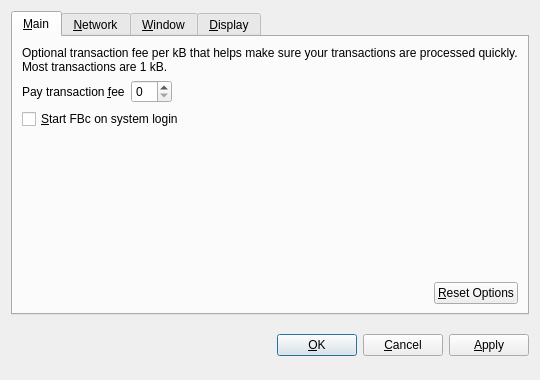
<?xml version="1.0" encoding="UTF-8"?>
<ui version="4.0">
 <class>OptionsDialog</class>
 <widget class="QDialog" name="OptionsDialog">
  <property name="geometry">
   <rect>
    <x>0</x>
    <y>0</y>
    <width>540</width>
    <height>380</height>
   </rect>
  </property>
  <property name="windowTitle">
   <string>Options</string>
  </property>
  <property name="modal">
   <bool>true</bool>
  </property>
  <layout class="QVBoxLayout" name="verticalLayout">
   <item>
    <widget class="QTabWidget" name="tabWidget">
     <property name="tabPosition">
      <enum>QTabWidget::North</enum>
     </property>
     <property name="currentIndex">
      <number>0</number>
     </property>
     <widget class="QWidget" name="tabMain">
      <attribute name="title">
       <string>&amp;Main</string>
      </attribute>
      <layout class="QVBoxLayout" name="verticalLayout_Main">
       <item>
        <widget class="QLabel" name="transactionFeeInfoLabel">
         <property name="text">
          <string>Optional transaction fee per kB that helps make sure your transactions are processed quickly. Most transactions are 1 kB.</string>
         </property>
         <property name="textFormat">
          <enum>Qt::PlainText</enum>
         </property>
         <property name="wordWrap">
          <bool>true</bool>
         </property>
        </widget>
       </item>
       <item>
        <layout class="QHBoxLayout" name="horizontalLayout_1_Main">
         <item>
          <widget class="QLabel" name="transactionFeeLabel">
           <property name="text">
            <string>Pay transaction &amp;fee</string>
           </property>
           <property name="textFormat">
            <enum>Qt::PlainText</enum>
           </property>
           <property name="buddy">
            <cstring>transactionFee</cstring>
           </property>
          </widget>
         </item>
         <item>
          <widget class="BitcoinAmountField" name="transactionFee"/>
         </item>
         <item>
          <spacer name="horizontalSpacer_1_Main">
           <property name="orientation">
            <enum>Qt::Horizontal</enum>
           </property>
           <property name="sizeHint" stdset="0">
            <size>
             <width>40</width>
             <height>20</height>
            </size>
           </property>
          </spacer>
         </item>
        </layout>
       </item>
       <item>
        <widget class="QCheckBox" name="bitcoinAtStartup">
         <property name="toolTip">
          <string>Automatically start FBc after logging in to the system.</string>
         </property>
         <property name="text">
          <string>&amp;Start FBc on system login</string>
         </property>
        </widget>
       </item>
       <item>
        <spacer name="verticalSpacer_Main">
         <property name="orientation">
          <enum>Qt::Vertical</enum>
         </property>
         <property name="sizeHint" stdset="0">
          <size>
           <width>20</width>
           <height>40</height>
          </size>
         </property>
        </spacer>
       </item>
       <item>
        <layout class="QHBoxLayout" name="horizontalLayout_2_Main">
         <item>
          <spacer name="horizontalSpacer_2_Main">
           <property name="orientation">
            <enum>Qt::Horizontal</enum>
           </property>
           <property name="sizeHint" stdset="0">
            <size>
             <width>40</width>
             <height>20</height>
            </size>
           </property>
          </spacer>
         </item>
         <item>
          <widget class="QPushButton" name="resetButton">
           <property name="toolTip">
            <string>Reset all client options to default.</string>
           </property>
           <property name="text">
            <string>&amp;Reset Options</string>
           </property>
           <property name="autoDefault">
            <bool>false</bool>
           </property>
          </widget>
         </item>
        </layout>
       </item>
      </layout>
     </widget>
     <widget class="QWidget" name="tabNetwork">
      <attribute name="title">
       <string>&amp;Network</string>
      </attribute>
      <layout class="QVBoxLayout" name="verticalLayout_Network">
       <item>
        <widget class="QCheckBox" name="mapPortUpnp">
         <property name="toolTip">
          <string>Automatically open the FBc client port on the router. This only works when your router supports UPnP and it is enabled.</string>
         </property>
         <property name="text">
          <string>Map port using &amp;UPnP</string>
         </property>
        </widget>
       </item>
       <item>
        <widget class="QCheckBox" name="connectSocks">
         <property name="toolTip">
          <string>Connect to the FBc network through a SOCKS proxy (e.g. when connecting through Tor).</string>
         </property>
         <property name="text">
          <string>&amp;Connect through SOCKS proxy:</string>
         </property>
        </widget>
       </item>
       <item>
        <layout class="QHBoxLayout" name="horizontalLayout_Network">
         <item>
          <widget class="QLabel" name="proxyIpLabel">
           <property name="text">
            <string>Proxy &amp;IP:</string>
           </property>
           <property name="textFormat">
            <enum>Qt::PlainText</enum>
           </property>
           <property name="buddy">
            <cstring>proxyIp</cstring>
           </property>
          </widget>
         </item>
         <item>
          <widget class="QValidatedLineEdit" name="proxyIp">
           <property name="maximumSize">
            <size>
             <width>140</width>
             <height>16777215</height>
            </size>
           </property>
           <property name="toolTip">
            <string>IP address of the proxy (e.g. 127.0.0.1)</string>
           </property>
          </widget>
         </item>
         <item>
          <widget class="QLabel" name="proxyPortLabel">
           <property name="text">
            <string>&amp;Port:</string>
           </property>
           <property name="textFormat">
            <enum>Qt::PlainText</enum>
           </property>
           <property name="buddy">
            <cstring>proxyPort</cstring>
           </property>
          </widget>
         </item>
         <item>
          <widget class="QLineEdit" name="proxyPort">
           <property name="maximumSize">
            <size>
             <width>55</width>
             <height>16777215</height>
            </size>
           </property>
           <property name="toolTip">
            <string>Port of the proxy (e.g. 9050)</string>
           </property>
          </widget>
         </item>
         <item>
          <widget class="QLabel" name="socksVersionLabel">
           <property name="text">
            <string>SOCKS &amp;Version:</string>
           </property>
           <property name="textFormat">
            <enum>Qt::PlainText</enum>
           </property>
           <property name="buddy">
            <cstring>socksVersion</cstring>
           </property>
          </widget>
         </item>
         <item>
          <widget class="QValueComboBox" name="socksVersion">
           <property name="toolTip">
            <string>SOCKS version of the proxy (e.g. 5)</string>
           </property>
          </widget>
         </item>
         <item>
          <spacer name="horizontalSpacer_Network">
           <property name="orientation">
            <enum>Qt::Horizontal</enum>
           </property>
           <property name="sizeHint" stdset="0">
            <size>
             <width>40</width>
             <height>20</height>
            </size>
           </property>
          </spacer>
         </item>
        </layout>
       </item>
       <item>
        <spacer name="verticalSpacer_Network">
         <property name="orientation">
          <enum>Qt::Vertical</enum>
         </property>
         <property name="sizeHint" stdset="0">
          <size>
           <width>20</width>
           <height>40</height>
          </size>
         </property>
        </spacer>
       </item>
      </layout>
     </widget>
     <widget class="QWidget" name="tabWindow">
      <attribute name="title">
       <string>&amp;Window</string>
      </attribute>
      <layout class="QVBoxLayout" name="verticalLayout_Window">
       <item>
        <widget class="QCheckBox" name="minimizeToTray">
         <property name="toolTip">
          <string>Show only a tray icon after minimizing the window.</string>
         </property>
         <property name="text">
          <string>&amp;Minimize to the tray instead of the taskbar</string>
         </property>
        </widget>
       </item>
       <item>
        <widget class="QCheckBox" name="minimizeOnClose">
         <property name="toolTip">
          <string>Minimize instead of exit the application when the window is closed. When this option is enabled, the application will be closed only after selecting Quit in the menu.</string>
         </property>
         <property name="text">
          <string>M&amp;inimize on close</string>
         </property>
        </widget>
       </item>
       <item>
        <spacer name="verticalSpacer_Window">
         <property name="orientation">
          <enum>Qt::Vertical</enum>
         </property>
         <property name="sizeHint" stdset="0">
          <size>
           <width>20</width>
           <height>40</height>
          </size>
         </property>
        </spacer>
       </item>
      </layout>
     </widget>
     <widget class="QWidget" name="tabDisplay">
      <attribute name="title">
       <string>&amp;Display</string>
      </attribute>
      <layout class="QVBoxLayout" name="verticalLayout_Display">
       <item>
        <layout class="QHBoxLayout" name="horizontalLayout_1_Display">
         <item>
          <widget class="QLabel" name="langLabel">
           <property name="text">
            <string>User Interface &amp;language:</string>
           </property>
           <property name="textFormat">
            <enum>Qt::PlainText</enum>
           </property>
           <property name="buddy">
            <cstring>lang</cstring>
           </property>
          </widget>
         </item>
         <item>
          <widget class="QValueComboBox" name="lang">
           <property name="toolTip">
            <string>The user interface language can be set here. This setting will take effect after restarting FBc.</string>
           </property>
          </widget>
         </item>
        </layout>
       </item>
       <item>
        <layout class="QHBoxLayout" name="horizontalLayout_2_Display">
         <item>
          <widget class="QLabel" name="unitLabel">
           <property name="text">
            <string>&amp;Unit to show amounts in:</string>
           </property>
           <property name="textFormat">
            <enum>Qt::PlainText</enum>
           </property>
           <property name="buddy">
            <cstring>unit</cstring>
           </property>
          </widget>
         </item>
         <item>
          <widget class="QValueComboBox" name="unit">
           <property name="toolTip">
            <string>Choose the default subdivision unit to show in the interface and when sending coins.</string>
           </property>
          </widget>
         </item>
        </layout>
       </item>
       <item>
        <widget class="QCheckBox" name="displayAddresses">
         <property name="toolTip">
          <string>Whether to show FBc addresses in the transaction list or not.</string>
         </property>
         <property name="text">
          <string>&amp;Display addresses in transaction list</string>
         </property>
        </widget>
       </item>
       <item>
        <spacer name="verticalSpacer_Display">
         <property name="orientation">
          <enum>Qt::Vertical</enum>
         </property>
         <property name="sizeHint" stdset="0">
          <size>
           <width>20</width>
           <height>40</height>
          </size>
         </property>
        </spacer>
       </item>
      </layout>
     </widget>
    </widget>
   </item>
   <item>
    <layout class="QHBoxLayout" name="horizontalLayout_Buttons">
     <item>
      <spacer name="horizontalSpacer_1">
       <property name="orientation">
        <enum>Qt::Horizontal</enum>
       </property>
       <property name="sizeHint" stdset="0">
        <size>
         <width>40</width>
         <height>48</height>
        </size>
       </property>
      </spacer>
     </item>
     <item>
      <widget class="QLabel" name="statusLabel">
       <property name="font">
        <font>
         <weight>75</weight>
         <bold>true</bold>
        </font>
       </property>
       <property name="text">
        <string/>
       </property>
       <property name="textFormat">
        <enum>Qt::PlainText</enum>
       </property>
       <property name="wordWrap">
        <bool>true</bool>
       </property>
      </widget>
     </item>
     <item>
      <spacer name="horizontalSpacer_2">
       <property name="orientation">
        <enum>Qt::Horizontal</enum>
       </property>
       <property name="sizeHint" stdset="0">
        <size>
         <width>40</width>
         <height>48</height>
        </size>
       </property>
      </spacer>
     </item>
     <item>
      <widget class="QPushButton" name="okButton">
       <property name="text">
        <string>&amp;OK</string>
       </property>
      </widget>
     </item>
     <item>
      <widget class="QPushButton" name="cancelButton">
       <property name="text">
        <string>&amp;Cancel</string>
       </property>
       <property name="autoDefault">
        <bool>false</bool>
       </property>
      </widget>
     </item>
     <item>
      <widget class="QPushButton" name="applyButton">
       <property name="text">
        <string>&amp;Apply</string>
       </property>
       <property name="autoDefault">
        <bool>false</bool>
       </property>
      </widget>
     </item>
    </layout>
   </item>
  </layout>
 </widget>
 <customwidgets>
  <customwidget>
   <class>BitcoinAmountField</class>
   <extends>QSpinBox</extends>
   <header>bitcoinamountfield.h</header>
  </customwidget>
  <customwidget>
   <class>QValueComboBox</class>
   <extends>QComboBox</extends>
   <header>qvaluecombobox.h</header>
  </customwidget>
  <customwidget>
   <class>QValidatedLineEdit</class>
   <extends>QLineEdit</extends>
   <header>qvalidatedlineedit.h</header>
  </customwidget>
 </customwidgets>
 <resources/>
 <connections/>
</ui>
